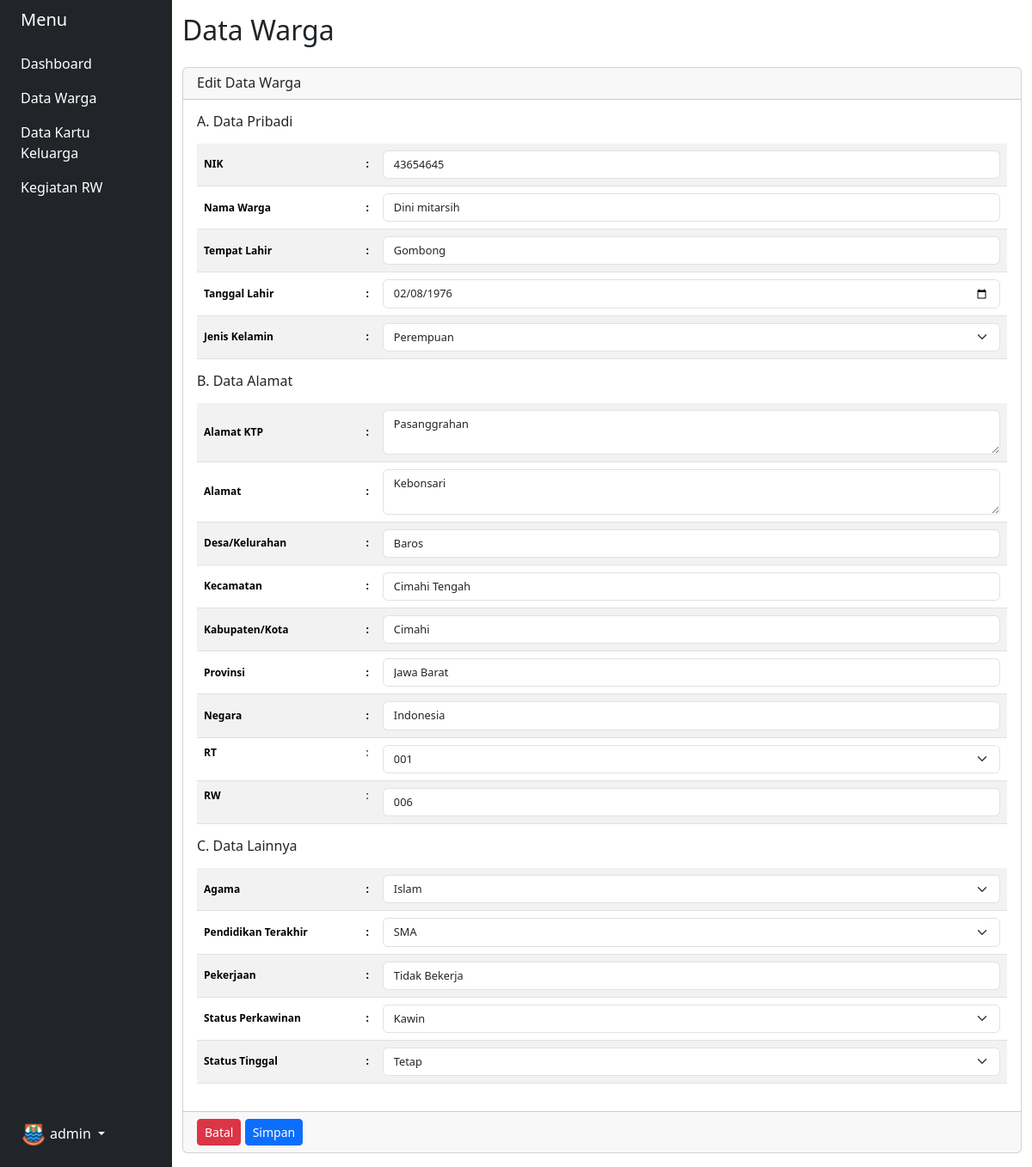
Page /master/warga/edit-data-warga.php?id_warga=16 (signed in) on the committed database.
### tables this page shows
CREATE TABLE `warga` (
  `id_warga` int(11) NOT NULL,
  `nik_warga` varchar(255) NOT NULL,
  `nama_warga` varchar(255) NOT NULL,
  `tempat_lahir_warga` varchar(255) NOT NULL,
  `tanggal_lahir_warga` date NOT NULL,
  `jenis_kelamin_warga` enum('L','P') NOT NULL,
  `alamat_ktp_warga` text NOT NULL,
  `alamat_warga` text NOT NULL,
  `desa_kelurahan_warga` varchar(255) NOT NULL,
  `kecamatan_warga` varchar(255) NOT NULL,
  `kabupaten_kota_warga` varchar(255) NOT NULL,
  `provinsi_warga` varchar(255) NOT NULL,
  `negara_warga` varchar(255) NOT NULL,
  `rt_warga` varchar(10) NOT NULL,
  `rw_warga` varchar(10) NOT NULL,
  `agama_warga` varchar(255) NOT NULL,
  `pendidikan_terakhir_warga` varchar(255) NOT NULL,
  `pekerjaan_warga` varchar(255) NOT NULL,
  `status_perkawinan_warga` enum('Kawin','Belum Kawin') NOT NULL,
  `status_warga` enum('Tetap','Kontrak') NOT NULL,
  `created_at` timestamp NOT NULL DEFAULT current_timestamp() ON UPDATE current_timestamp(),
  `updated_at` timestamp NOT NULL DEFAULT current_timestamp()
);

### master/warga/edit-data-warga.php (the view, shortened to what this page needs)
<?php
include "../../koneksi.php";
if (isset($_GET['id_warga'])) {
    $id_warga = $_GET['id_warga'];
    $query = mysqli_query($db, "SELECT * FROM warga WHERE id_warga=$id_warga");
    $data = mysqli_fetch_assoc($query);
}
?>
<!DOCTYPE html>
<html lang="en">
  <head>
      <link rel="stylesheet" href="../../assets/vendor/bootstrap/dist/css/bootstrap.min.css">
      <link rel="stylesheet" href="https://cdnjs.cloudflare.com/ajax/libs/font-awesome/6.2.0/css/all.min.css">
      <link rel="stylesheet" href="../../assets/css/master.css">
  </head>
  <body>
    <div class="container-fluid">
        <div class="row flex-nowrap">
            <div class="col-auto col-md-3 col-xl-2 px-sm-2 px-0 bg-dark">
                <?php include('../../layouts/master/sidebar.php'); ?>
            </div>
            <div class="col py-3">
                <div class="title mb-4">
                    <h2 class="page-header">Data Warga</h2>
                </div>
                <div class="card">
                    <div class="card-header">
                        <h5 class="card-title mb-0">Edit Data Warga</h5>
                    </div>
                    <form action="proses-edit-warga.php?id_warga=<?php echo $_GET['id_warga']; ?>" method="post">
                        <div class="card-body">
                            <div class="title-form-group mb-3">
                                <h6>A. Data Pribadi</h6>
                            </div>
                            <table class="table table-striped table-middle">
                                <tbody>
                                    <tr>
                                        <th width="20%" class="align-middle">NIK</th>
                                        <th width="1%" class="align-middle">:</th>
                                        <td> <input type="text" name="nik_warga" class="form-control" value="<?php echo $data['nik_warga']; ?>" autocomplete="off" required> </td>
                                    </tr>
                                    <tr>
                                        <th class="align-middle">Nama Warga</th>
                                        <th class="align-middle">:</th>
                                        <td><input type="text" class="form-control" name="nama_warga" value="<?php echo $data['nama_warga']; ?>" autocomplete="off" required></td>
                                    </tr>
                                    <tr>
                                        <th class="align-middle">Tempat Lahir</th>
                                        <th class="align-middle">:</th>
                                        <td><input type="text" class="form-control" name="tempat_lahir_warga" value="<?php echo $data['tempat_lahir_warga']; ?>" autocomplete="off" required></td>
                                    </tr>
                                    <tr>
                                        <th class="align-middle">Tanggal Lahir</th>
                                        <th class="align-middle">:</th>
                                        <td><input type="date" class="form-control" name="tanggal_lahir_warga" value="<?php echo $data['tanggal_lahir_warga']; ?>" required></td>
                                    </tr>
                                    <tr>
                                        <th class="align-middle">Jenis Kelamin</th>
                                        <th class="align-middle">:</th>
                                        <td>
                                            <select name="jenis_kelamin_warga" class="form-select" required>
                                                <option value="P" <?= ($data['jenis_kelamin_warga'] == "P") ? "selected" : ""; ?>>Perempuan</option>
                                            </select>
                                        </td>
                                    </tr>
                                </tbody>
                            </table>
                            <div class="title-form-group mb-3">
                                <h6>B. Data Alamat</h6>
                            </div>
                            <table class="table table-striped table-middle">
                                <tbody>
                                    <tr>
                                        <th width="20%" class="align-middle">Alamat KTP</th>
                                        <th width="1%" class="align-middle">:</th>
                                        <td> <textarea name="alamat_ktp_warga" class="form-control" required><?php echo $data['alamat_ktp_warga']; ?></textarea> </td>
                                    </tr>
                                    <tr>
                                        <th class="align-middle">Alamat</th>
                                        <th class="align-middle">:</th>
                                        <td> <textarea name="alamat_warga" class="form-control" required><?php echo $data['alamat_warga']; ?></textarea> </td>
                                    </tr>
                                    <tr>
                                        <th class="align-middle">Desa/Kelurahan</th>
                                        <th class="align-middle">:</th>
                                        <td><input type="text" class="form-control" name="desa_kelurahan_warga" value="<?php echo $data['desa_kelurahan_warga']; ?>" readonly></td>
                                    </tr>
                                    <tr>
                                        <th class="align-middle">Kecamatan</th>
                                        <th class="align-middle">:</th>
                                        <td><input type="text" class="form-control" name="kecamatan_warga" value="<?php echo $data['kecamatan_warga']; ?>" readonly></td>
                                    </tr>
                                    <tr>
                                        <th class="align-middle">Kabupaten/Kota</th>
                                        <th class="align-middle">:</th>
                                        <td><input type="text" class="form-control" name="kabupaten_kota_warga" value="<?php echo $data['kabupaten_kota_warga']; ?>" readonly></td>
                                    </tr>
                                    <tr>
                                        <th class="align-middle">Provinsi</th>
                                        <th class="align-middle">:</th>
                                        <td><input type="text" class="form-control" name="provinsi_warga" value="<?php echo $data['provinsi_warga']; ?>" readonly></td>
                                    </tr>
                                    <tr>
                                        <th class="align-middle">Negara</th>
                                        <th class="align-middle">:</th>
                                        <td><input type="text" class="form-control" name="negara_warga" value="<?php echo $data['negara_warga']; ?>" readonly></td>
                                    </tr>
                                    <tr>
                                        <th>RT</th>
                                        <td>:</td>
                                        <td>
                                            <select name="rt_warga" class="form-select" required>
                                                <option value="001" <?= ($data['rt_warga'] == "001") ? "selected" : ""; ?>>001</option>
                                            </select>
                                        </td>
                                    </tr>
                                    <tr>
                                        <th>RW</th>
                                        <td>:</td>
                                        <td><input type="text" class="form-control" name="rw_warga" value="<?php echo $data['rw_warga']; ?>" readonly></td>
                                    </tr>
                                </tbody>
                            </table>
                            <div class="title-form-group mb-3">
                                <h6>C. Data Lainnya</h6>
                            </div>
                            <table class="table table-striped table-middle">
                                <tbody>
                                    <tr>
                                        <th width="20%" class="align-middle">Agama</th>
                                        <th width="1%" class="align-middle">:</th>
                                        <td>
                                            <select name="agama_warga" class="form-select" required>
                                                <option value="Islam" <?= ($data['agama_warga'] == "Islam") ? "selected" : ""; ?>>Islam</option>
                                            </select>
                                        </td>
                                    </tr>
                                    <tr>
                                        <th class="align-middle">Pendidikan Terakhir</th>
                                        <th class="align-middle">:</th>
                                        <td>
                                            <select name="pendidikan_terakhir_warga" class="form-select" required>
                                                <option value="SMA" <?= ($data['pendidikan_terakhir_warga'] == "SMA") ? "selected" : ""; ?>>SMA</option>
                                            </select>
                                        </td>
                                    </tr>
                                    <tr>
                                        <th class="align-middle">Pekerjaan</th>
                                        <th class="align-middle">:</th>
                                        <td><input type="text" class="form-control" name="pekerjaan_warga" value="<?php echo $data['pekerjaan_warga']; ?>" autocomplete="off" required></td>
                                    </tr>
                                    <tr>
                                        <th class="align-middle">Status Perkawinan</th>
                                        <th class="align-middle">:</th>
                                        <td>
                                            <select name="status_perkawinan_warga" class="form-select" required>
                                                <option value="Kawin" <?= ($data['status_perkawinan_warga'] == "Kawin") ? "selected" : ""; ?>>Kawin</option>
                                            </select>
                                        </td>
                                    </tr>
                                    <tr>
                                        <th class="align-middle">Status Tinggal</th>
                                        <th class="align-middle">:</th>
                                        <td>
                                            <select name="status_warga" class="form-select" required>
                                                <option value="Tetap" <?= ($data['status_warga'] == "Tetap") ? "selected" : ""; ?>>Tetap</option>
                                            </select>
                                        </td>
                                    </tr>
                                </tbody>
                            </table>
                        </div>
                        <div class="card-footer">
                            <button type="reset" name="reset" class="btn btn-sm btn-danger">
                                Batal
                            </button>
                            <button type="submit" name="edit" class="btn btn-sm btn-primary">
                                Simpan
                            </button>
                        </div>
                    </form>
                </div>
            </div>
        </div>
    </div>
  </body>
</html>

### assets/css/master.css (style rules this page uses)
.table th, td { font-size: 12px; }
.form-select { font-size: 0.8rem; }
.form-control { font-size: 0.8rem; }
.card-title { font-size: 1rem; }

### rows in the picture
warga: nik_warga "43654645", nama_warga "Dini mitarsih", tempat_lahir_warga "Gombong", tanggal_lahir_warga "02/08/1976", jenis_kelamin_warga "Perempuan", alamat_ktp_warga "Pasanggrahan", alamat_warga "Kebonsari", desa_kelurahan_warga "Baros", kecamatan_warga "Cimahi Tengah", kabupaten_kota_warga "Cimahi", provinsi_warga "Jawa Barat", negara_warga "Indonesia", rt_warga "001", rw_warga "006", agama_warga "Islam", pendidikan_terakhir_warga "SMA", pekerjaan_warga "Tidak Bekerja", status_perkawinan_warga "Kawin", status_warga "Tetap"

### other values in the picture
$_SESSION['role'] "admin"
